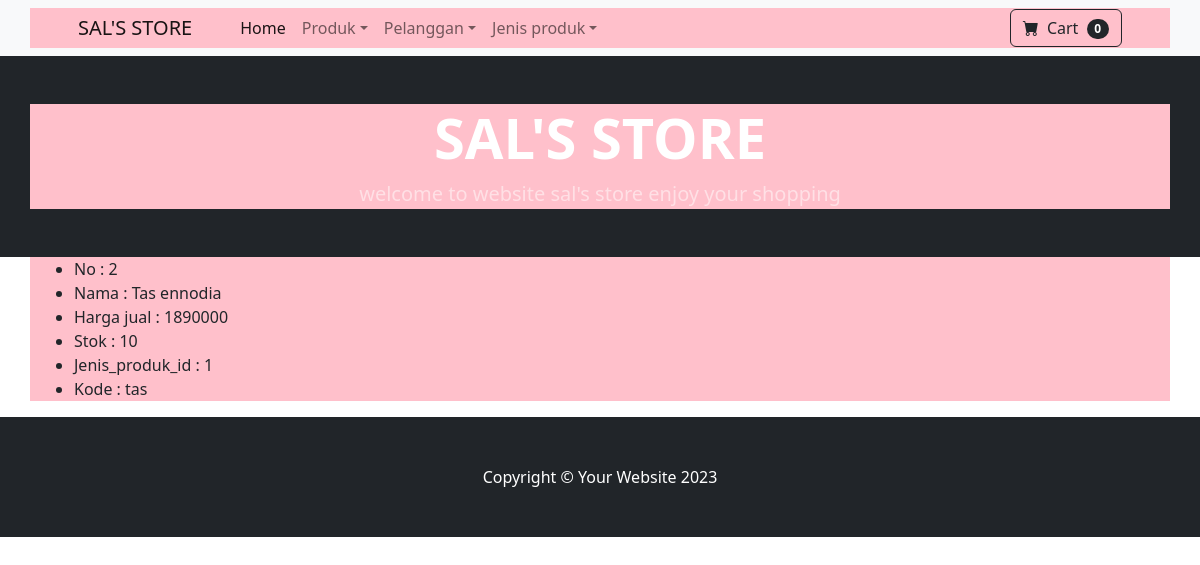
Screenshot of /index.php?hal=produk_detail&iddetail=2 with the database file from the repository.
### tables this page shows
CREATE TABLE `produk` (
  `id` int(11) NOT NULL,
  `nama` varchar(20) NOT NULL,
  `harga_jual` int(11) NOT NULL,
  `stok` int(11) NOT NULL,
  `jenis_produk_id` int(11) NOT NULL,
  `kode` char(11) NOT NULL
);

### models/Produk.php (called while the page is built, shortened)
<?php
class Produk{
    private $koneksi;
    public function __construct(){
        global $dbh;
        $this->koneksi = $dbh;
    }
    public function dataProduk(){
        $sql = "SELECT * FROM produk";
        $ps = $this->koneksi->prepare($sql);
        $ps->execute();
        $rs = $ps->fetchAll();
        return $rs;
    }
}
?>

### produk_detail.php (the view)
<?php
$obj_produk = new Produk();
$data_produk = $obj_produk->dataProduk();
?>
<div class="content-wrapper">
    <div class="content">
        <div class="row">
            <div class="col-12">
                <section class="content">
                    <div class="container" style="background : pink">
                        <ul>
                            <li>No :
                                <?= $data_produk[0]['id']; ?>
                            </li>
                            <li>Nama :
                                <?= $data_produk[0]['nama']; ?>
                            </li>
                            <li>Harga jual :
                                <?= $data_produk[0]['harga_jual'];?>
                            </li>
                            <li>Stok :
                                <?= $data_produk[0]['stok'];?>
                            </li>
                            <li>Jenis_produk_id :
                                <?= $data_produk[0]['jenis_produk_id'];?>
                            </li>
                            <li>Kode :
                                <?= $data_produk[0]['kode'];?>
                            </li>
                        </ul>
                    </div>
                </section>
            </div>
        </div>
    </div>
</div>

### rows the page displays
produk: id "2", nama "Tas ennodia", harga_jual "1890000", stok "10", jenis_produk "1", kode "tas"
